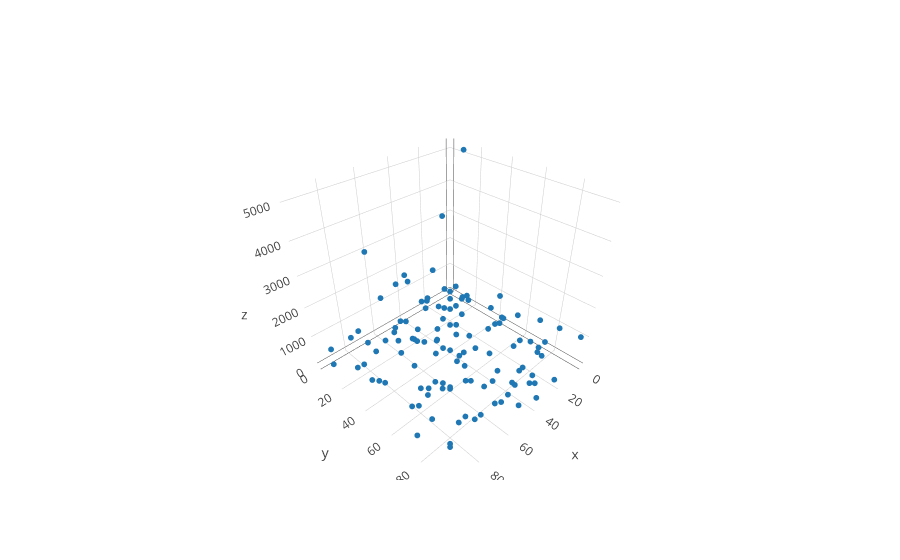

This figure's notebook cell:
### Markdown cell above
Here, we take a sample of 25 percent of the above grid to "observe"

### Code cell
X_part, y_part = sim.rand_partial_grid(X, y, 0.3)
X_full, y_full, obs_idx, imag_idx = sim.fill_grid(X_part, y_part)

color = np.zeros(X_full.shape[0])
color[obs_idx] = 1.0
trace_partial_obs = go.Scatter3d(x = X_full[obs_idx, 0], y = X_full[obs_idx, 1],
                                 z= y[obs_idx], mode = 'markers', marker=dict(size = 2))
iplot([trace_partial_obs])

### Figure 1 — Plotly figure (JSON) as saved in the notebook; plotly's stock layout.template omitted (floating-point values rounded to 4 significant figures)
{"data": [{"marker": {"size": 2}, "mode": "markers", "type": "scatter3d", "x": [0, 0, 0, 0, 0, 0, 0, 0, 5, 5, 5, 5, 10, 10, 10, 10, 10, 15, 15, 15, 15, 15, 15, 15, 15, 20, 20, 20, 20, 20, 20, 20, 25, 25, 25, 25, 30, 30, 30, 30, 30, 30, 35, 35, 35, 35, 35, 35, 35, 40, 40, 40, 40, 45, 45, 45, 45, 45, 45, 45, 50, 50, 50, 50, 50, 50, 50, 50, 50, 50, 50, 50, 55, 55, 55, 55, 55, 55, 55, 60, 60, 60, 65, 65, 65, 65, 65, 65, 65, 65, 65, 70, 70, 70, 70, 70, 70, 70, 70, 75, 75, 75, 75, 75, 80, 80, 85, 85, 85, 85, 85, 85, 90, 90, 90, 95, 95, 95, 95, 95], "y": [10, 15, 35, 45, 55, 70, 75, 95, 5, 10, 45, 85, 5, 20, 50, 65, 80, 0, 15, 20, 25, 30, 55, 75, 80, 0, 10, 15, 20, 30, 50, 95, 0, 5, 30, 85, 35, 45, 60, 75, 80, 90, 0, 15, 35, 70, 85, 90, 95, 30, 70, 85, 95, 10, 35, 40, 45, 55, 75, 85, 10, 15, 20, 25, 30, 40, 45, 55, 65, 85, 90, 95, 0, 10, 15, 30, 50, 65, 85, 20, 50, 60, 5, 15, 25, 40, 60, 65, 75, 80, 85, 5, 35, 45, 55, 60, 65, 80, 90, 5, 20, 55, 60, 90, 5, 85, 35, 40, 60, 65, 85, 90, 0, 25, 90, 10, 40, 45, 75, 85], "z": [5131, 202, 262, 131, 558, 823, 136, 992, 240, 584, 1154, 1152, 481, 489, 399, 202, 111, 1230, 489, 345, 149, 858, 929, 659, 432, 236, 174, 257, 359, 1117, 491, 120, 236, 404, 177, 91, 105, 384, 207, 1006, 272, 183, 1296, 684, 642, 79, 772, 387, 34, 486, 1929, 320, 1994, 2036, 400, 4476, 329, 599, 266, 157, 476, 622, 105, 633, 309, 696, 1639, 445, 76, 88, 1012, 403, 1211, 191, 2108, 509, 932, 832, 253, 357, 912, 32, 3150, 364, 1167, 1250, 389, 374, 1078, 2321, 276, 110, 758, 648, 191, 639, 595, 211, 1692, 725, 460, 399, 355, 808, 638, 2807, 273, 403, 364, 609, 161, 1169, 363, 580, 560, 331, 1444, 1102, 471, 1518]}], "layout": {}}
